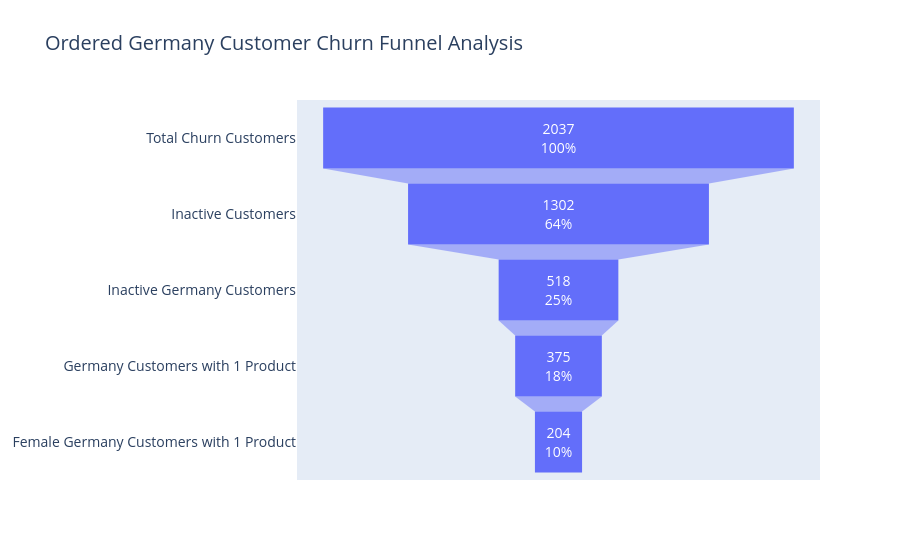

Notebook code for this chart:
### Code cell
# ORDERED FUNNEL CHART
# ONLY CHURN CUSTOMERS

import plotly.graph_objects as go
# FUNNEL STAGES IN PROPER ORD
total_customers = len(churn_df)

inactive_customers = len(
    churn_df[churn_df['IsActiveMember'] == 0]
)

germany_customers = len(
    churn_df[
        (churn_df['IsActiveMember'] == 0) &
        (churn_df['Geography'] == 'Germany')
    ]
)

one_product_customers = len(
    churn_df[
        (churn_df['IsActiveMember'] == 0) &
        (churn_df['Geography'] == 'Germany') &
        (churn_df['NumOfProducts'] == 1)
    ]
)

female_customers = len(
    churn_df[
        (churn_df['IsActiveMember'] == 0) &
        (churn_df['Geography'] == 'Germany') &
        (churn_df['NumOfProducts'] == 1) &
        (churn_df['Gender'] == 'Female')
    ]
)

# LABELS
funnel_labels = [
    "Total Churn Customers",
    "Inactive Customers",
    "Inactive Germany Customers",
    "Germany Customers with 1 Product",
    "Female Germany Customers with 1 Product"
]

# VALUES

funnel_values = [
    total_customers,
    inactive_customers,
    germany_customers,
    one_product_customers,
    female_customers
]

# CREATE FUNNEL CHART
fig = go.Figure(go.Funnel(

    y = funnel_labels,

    x = funnel_values,

    textinfo = "value+percent initial"

))
# LAYOUT
fig.update_layout(

    title = "Ordered Germany Customer Churn Funnel Analysis",

    font = dict(size = 14)

)
# SHOW CHART
fig.show()

### Figure 1 — Plotly figure (JSON) as saved in the notebook; plotly's stock layout.template omitted (floating-point values rounded to 4 significant figures)
{"data": [{"textinfo": "value+percent initial", "type": "funnel", "x": [2037, 1302, 518, 375, 204], "y": ["Total Churn Customers", "Inactive Customers", "Inactive Germany Customers", "Germany Customers with 1 Product", "Female Germany Customers with 1 Product"]}], "layout": {"font": {"size": 14}, "title": {"text": "Ordered Germany Customer Churn Funnel Analysis"}}}
